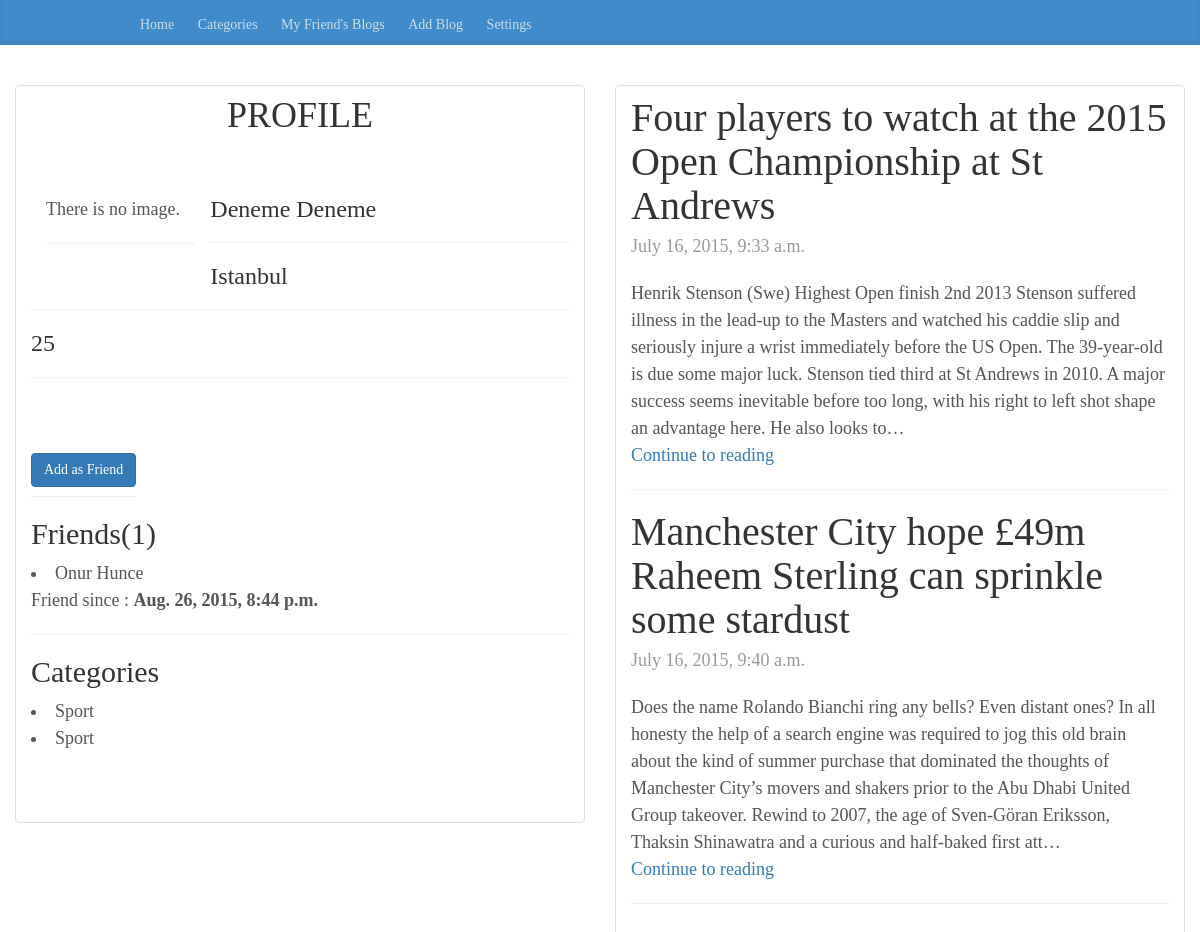
Page /user/deneme-deneme/ (signed in) on the committed database.
### BlogApp/models.py (models this page shows, shortened)
class Blog(models.Model):
    category_choices = (
        ('Music', 'Music'),
        ('Sport', 'Sport'),
        ('Fashion', 'Fashion'),
        ('Travel', 'Travel'),
        ('Cinema', 'Cinema'),
        ('Photography', 'Photography'),
        ('Food', 'Food'),
        ('Technology', 'Technology'),
        ('Health', 'Health'),
        ('Education', 'Education'),
        ('Politics', 'Politics'),
        ('Other', 'Other'),
    )
    title = models.CharField(max_length=100)
    body = models.TextField(max_length=2000)
    category = models.CharField(
        max_length=11, choices=category_choices, blank=True)
    publish_date = models.DateTimeField(
        'date published', default=datetime.datetime.now, blank=True,
        null=True)
    owner = models.ForeignKey(UserProfile)
    image = StdImageField(
        upload_to='images/', blank=True, null=True, variations={'thumbnail': (
        750, 400)})

class UserProfile(models.Model):
    user = models.OneToOneField(User, unique=True)
    full_name = models.CharField(max_length=200)
    age = models.IntegerField(blank=True)
    location = models.CharField(max_length=300)
    slug_name = models.SlugField(blank=True)
    profile_pic = StdImageField(
        upload_to='images/profile', blank=True, variations={'thumbnail': (450, 300)})

class Friend(models.Model):
    friend = models.ForeignKey(User, null=True)
    added_friend = models.ForeignKey(User, related_name="added_friend", null=True)
    friendship_date = models.DateTimeField(
        'friend_date', default=datetime.datetime.now, blank=True)
    class Meta:
        unique_together = ('added_friend', 'friend')

### BlogApp/views.py (the view)
# urls.py: url(r'^user/([a-z_-]+)/$', views.get_user_profile_page_and_his_posts,
@login_required
def get_user_profile_page_and_his_posts(request, username):
    blog_name = Blog.objects.filter(
        owner__slug_name=username).select_related('owner__user')
    user_name = UserProfile.objects.get(slug_name=username)
    friends = Friend.objects.filter(
        Q(friend=user_name.user) | Q(
            added_friend=user_name.user)).select_related('added_friend')
    form = add_as_friend_form(request, user_name)
    return render(request, "BlogApp/users.html",
                  {'form': form,
                   "name": blog_name,
                   "friends": friends,
                   "username": user_name
                   })

### BlogApp/templatetags/blog_tags.py (called while the page is built)
@register.inclusion_tag("BlogApp/main.html")
def main():
	return {}

### BlogApp/views.py (called while the page is built)
def add_as_friend_form(request, username):
    if request.method == 'POST':
        form = FriendForm(
            request.POST,
            initial={'friend': request.user, 'added_friend': username.user})
        if form.is_valid():
            form.save()
            messages.success(request, 'You are friends!')
        messages.warning(request, 'Something went wrong!')
        return render(request, "BlogApp/blog.html", {'form': form})
    else:
        form = FriendForm(
            initial={'friend': request.user, 'added_friend': username.user})
    return form

### BlogApp/templates/BlogApp/users.html (shortened to what this page needs)
<!DOCTYPE html>
<html>
<head>
    <link href="/static/BlogApp/css/bootstrap.min.css" rel="stylesheet">
    <link href="/static/BlogApp/css/blog.css" rel="stylesheet">
</head>
<body>
  {% load blog_tags %}
   {%main%}
<div class="col-md-6 blog-main" style="margin-top:40px">
  <div class="list-group-item">
  <div class="blog-post">
          <div class="list-group">
          <h1 style="text-align:center; margin-bottom:60px"> PROFILE </h1>
      {% for user in name %}
    {% if forloop.counter == 1%}
    <div class="col-md-4">
          {%if user.owner.profile_pic%}
          <a href="{{user.owner.profile_pic.url}}"><img alt=""
          src="{{user.owner.profile_pic.thumbnail.url}}" class="img-circle" /></a>
          {%else%}
          <p> There is no image.</p>
          <hr>
          {%endif%}
    </div>
    <h3> {{user.owner.full_name}} </h3>
    <hr>
     <h3> {{user.owner.location}} </h3>
     <hr>
      <h3> {{user.owner.age}} </h3>
       <hr>
        {%if request.user != user.owner.user%}
            <div class="actionBox">
                <form action="/user/{{user.owner.slug_name}}/"  onclick="return checkform()"
                method="POST" class="form-inline"
                role="form">{% csrf_token %}
                    <div class="form-group" style="margin-top:10px">
                        <div class="page-header">
                            <button type="submit" value="Submit" style=" margin-top:5px" class="btn btn-primary">Add as Friend
                            </button>
                        </div>
                    </div>
                </form>
            </div>
         {%endif%}
         <h2> Friends({{friends.count}}) </h2>
        {%for friend in friends%}
        {%if friend.added_friend == username.user %}
         <li> {{friend.friend.userprofile.full_name}} </li>
      {%else%}
          <li> {{friend}} </li>
      {%endif%}
          <p> Friend since : <b> {{friend.friendship_date}} </b> </p>
      {%endfor%}
        <hr>
        <h2> Categories </h2>
        {%endif%}
         <li> {{user.category}} </li>
        {%endfor%}
       </div>
      </div>
    </div>
  </div>
<div class="col-md-6 blog-main" style="margin-top:40px">
  <div class="list-group-item">
  <div class="blog-post">
      {% if name%}
      {% for user in name %}
      <h2 class="blog-post-title">{{user.title}} </h2>
      <p class="blog-post-meta">{{user.publish_date}} </p>
         {{user.body|truncatechars:400}}
      <p>
        <a href="/blog/{{user.id}}"> Continue to reading </a>
      </p>
      <hr>
      {%endfor%}
      {%endif%}
      </div>
    </div>
  </div>
</body>
</html>

### BlogApp/static/BlogApp/css/blog.css (style rules this page uses)
body { font-family: Georgia, "Times New Roman", Times, serif; color: #555; }
h1, .h1, h2, .h2, h3, .h3, h4, .h4, h5, .h5, h6, .h6 { margin-top: 0; font-weight: normal; color: #333; }
.blog-main { font-size: 18px; line-height: 1.5; }
.blog-post { margin-bottom: 60px; }
.blog-post-title { margin-bottom: 5px; font-size: 40px; }
.blog-post-meta { margin-bottom: 20px; color: #999; }

### rows in the picture
Blog: shows "There is no image.", owner.full_name "Deneme Deneme", owner.location "Istanbul", owner.age "25", count "1", category "Sport", title "Four players to watch at the 2015 Open Championship at St Andrews", publish_date "July 16, 2015, 9:33 a.m.", body "Henrik Stenson (Swe) Highest Open finish 2nd 2013 Stenson suffered illness in the lead-up to the Masters and watched his caddie slip and seriously injure a wrist immediately before the US Open. The 39-year-old is due some major luck. Stenson tied third at St Andrews in 2010. A major success seems inevitable before too long, with his right to left shot shape an advantage here. He also looks to…"
Friend: friend.userprofile.full_name "Onur Hunce", friendship_date "Aug. 26, 2015, 8:44 p.m."
Blog: category "Sport", title "Manchester City hope £49m Raheem Sterling can sprinkle some stardust", publish_date "July 16, 2015, 9:40 a.m.", body "Does the name Rolando Bianchi ring any bells? Even distant ones? In all honesty the help of a search engine was required to jog this old brain about the kind of summer purchase that dominated the thoughts of Manchester City’s movers and shakers prior to the Abu Dhabi United Group takeover. Rewind to 2007, the age of Sven-Göran Eriksson, Thaksin Shinawatra and a curious and half-baked first att…"
